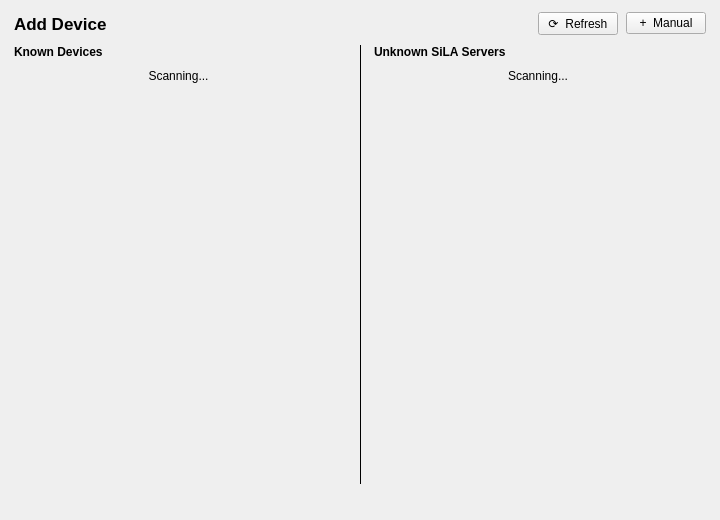
<?xml version="1.0" encoding="UTF-8"?>
<ui version="4.0">
 <class>ServerBrowserDialog</class>
 <widget class="QWidget" name="ServerBrowserDialog">
  <property name="geometry">
   <rect><x>0</x><y>0</y><width>720</width><height>520</height></rect>
  </property>

  <layout class="QVBoxLayout" name="root_layout">
   <property name="spacing"><number>10</number></property>
   <property name="leftMargin"><number>14</number></property>
   <property name="topMargin"><number>12</number></property>
   <property name="rightMargin"><number>14</number></property>
   <property name="bottomMargin"><number>12</number></property>

   <!-- ── Toolbar: heading + Refresh + Manual ── -->
   <item>
    <widget class="QWidget" name="toolbar">
     <property name="maximumHeight"><number>36</number></property>
     <layout class="QHBoxLayout" name="toolbar_layout">
      <property name="spacing"><number>8</number></property>
      <property name="leftMargin"><number>0</number></property>
      <property name="topMargin"><number>0</number></property>
      <property name="rightMargin"><number>0</number></property>
      <property name="bottomMargin"><number>0</number></property>

      <item>
       <widget class="QLabel" name="heading_lbl">
        <property name="text"><string>Add Device</string></property>
        <property name="font">
         <font><pointsize>13</pointsize><bold>true</bold></font>
        </property>
       </widget>
      </item>

      <item>
       <spacer name="toolbar_spacer">
        <property name="orientation"><enum>Qt::Horizontal</enum></property>
        <property name="sizeHint" stdset="0"><size><width>40</width><height>20</height></size></property>
       </spacer>
      </item>

      <item>
       <widget class="QPushButton" name="refresh_btn">
        <property name="text"><string>⟳  Refresh</string></property>
        <property name="maximumWidth"><number>110</number></property>
        <property name="toolTip"><string>Re-scan the network for SiLA servers</string></property>
       </widget>
      </item>

      <item>
       <widget class="QPushButton" name="manual_btn">
        <property name="text"><string>+  Manual</string></property>
        <property name="maximumWidth"><number>110</number></property>
        <property name="toolTip"><string>Connect directly to a known IP address (use when mDNS is blocked)</string></property>
       </widget>
      </item>

     </layout>
    </widget>
   </item>

   <!-- ── Two columns: Known | divider | Unknown ── -->
   <item>
    <layout class="QHBoxLayout" name="columns_layout">
     <property name="spacing"><number>12</number></property>

     <!-- Known Devices column -->
     <item>
      <widget class="QWidget" name="known_col">
       <layout class="QVBoxLayout" name="known_col_layout">
        <property name="spacing"><number>6</number></property>
        <property name="leftMargin"><number>0</number></property>
        <property name="topMargin"><number>0</number></property>
        <property name="rightMargin"><number>0</number></property>
        <property name="bottomMargin"><number>0</number></property>

        <item>
         <widget class="QLabel" name="known_title_lbl">
          <property name="text"><string>Known Devices</string></property>
          <property name="font">
           <font><pointsize>9</pointsize><bold>true</bold></font>
          </property>
         </widget>
        </item>

        <item>
         <widget class="QScrollArea" name="known_scroll">
          <property name="widgetResizable"><bool>true</bool></property>
          <property name="frameShape"><enum>QFrame::Shape::NoFrame</enum></property>
          <property name="horizontalScrollBarPolicy">
           <enum>Qt::ScrollBarPolicy::ScrollBarAlwaysOff</enum>
          </property>

          <widget class="QWidget" name="known_scroll_contents">
           <property name="geometry">
            <rect><x>0</x><y>0</y><width>316</width><height>420</height></rect>
           </property>
           <layout class="QVBoxLayout" name="known_layout">
            <property name="spacing"><number>8</number></property>
            <property name="leftMargin"><number>0</number></property>
            <property name="topMargin"><number>4</number></property>
            <property name="rightMargin"><number>4</number></property>
            <property name="bottomMargin"><number>4</number></property>

            <!-- Placeholder — shown when list is empty or scanning -->
            <item>
             <widget class="QLabel" name="known_placeholder">
              <property name="text"><string>Scanning...</string></property>
              <property name="alignment">
               <set>Qt::AlignmentFlag::AlignHCenter|Qt::AlignmentFlag::AlignTop</set>
              </property>
             </widget>
            </item>

            <!-- Trailing stretch — server cards are inserted above this -->
            <item>
             <spacer name="known_stretch">
              <property name="orientation"><enum>Qt::Orientation::Vertical</enum></property>
              <property name="sizeHint" stdset="0">
               <size><width>20</width><height>40</height></size>
              </property>
             </spacer>
            </item>

           </layout>
          </widget>
         </widget>
        </item>

       </layout>
      </widget>
     </item>

     <!-- Vertical divider -->
     <item>
      <widget class="QFrame" name="col_divider">
       <property name="maximumWidth"><number>1</number></property>
       <property name="frameShape"><enum>QFrame::Shape::VLine</enum></property>
       <property name="frameShadow"><enum>QFrame::Shadow::Plain</enum></property>
      </widget>
     </item>

     <!-- Unknown SiLA Servers column -->
     <item>
      <widget class="QWidget" name="unknown_col">
       <layout class="QVBoxLayout" name="unknown_col_layout">
        <property name="spacing"><number>6</number></property>
        <property name="leftMargin"><number>0</number></property>
        <property name="topMargin"><number>0</number></property>
        <property name="rightMargin"><number>0</number></property>
        <property name="bottomMargin"><number>0</number></property>

        <item>
         <widget class="QLabel" name="unknown_title_lbl">
          <property name="text"><string>Unknown SiLA Servers</string></property>
          <property name="font">
           <font><pointsize>9</pointsize><bold>true</bold></font>
          </property>
         </widget>
        </item>

        <item>
         <widget class="QScrollArea" name="unknown_scroll">
          <property name="widgetResizable"><bool>true</bool></property>
          <property name="frameShape"><enum>QFrame::Shape::NoFrame</enum></property>
          <property name="horizontalScrollBarPolicy">
           <enum>Qt::ScrollBarPolicy::ScrollBarAlwaysOff</enum>
          </property>

          <widget class="QWidget" name="unknown_scroll_contents">
           <property name="geometry">
            <rect><x>0</x><y>0</y><width>316</width><height>420</height></rect>
           </property>
           <layout class="QVBoxLayout" name="unknown_layout">
            <property name="spacing"><number>8</number></property>
            <property name="leftMargin"><number>0</number></property>
            <property name="topMargin"><number>4</number></property>
            <property name="rightMargin"><number>4</number></property>
            <property name="bottomMargin"><number>4</number></property>

            <!-- Placeholder -->
            <item>
             <widget class="QLabel" name="unknown_placeholder">
              <property name="text"><string>Scanning...</string></property>
              <property name="alignment">
               <set>Qt::AlignmentFlag::AlignHCenter|Qt::AlignmentFlag::AlignTop</set>
              </property>
             </widget>
            </item>

            <!-- Trailing stretch -->
            <item>
             <spacer name="unknown_stretch">
              <property name="orientation"><enum>Qt::Orientation::Vertical</enum></property>
              <property name="sizeHint" stdset="0">
               <size><width>20</width><height>40</height></size>
              </property>
             </spacer>
            </item>

           </layout>
          </widget>
         </widget>
        </item>

       </layout>
      </widget>
     </item>

    </layout>
   </item>

   <!-- ── Status bar ── -->
   <item>
    <widget class="QLabel" name="status_lbl">
     <property name="text"><string></string></property>
     <property name="font">
      <font><pointsize>9</pointsize></font>
     </property>
    </widget>
   </item>

  </layout>
 </widget>

 <!--
   ServerCard islands are created programmatically in server_browser.py.
   Each card is inserted into known_layout / unknown_layout before the
   trailing stretch spacer. The card itself is a QFrame subclass with:
     - Server name (bold, 11pt)
     - Per-feature rows: class name + version, then originator/category below
     - UUID (8pt, dim)
     - [+] button (orange circle, top-right of card)
   The manual entry dialog (_ManualEntryDialog) is also built in Python —
   it is too simple (host QLineEdit + port QSpinBox + OK/Cancel) to warrant
   its own .ui file.
 -->

 <resources/>
 <connections/>
</ui>
